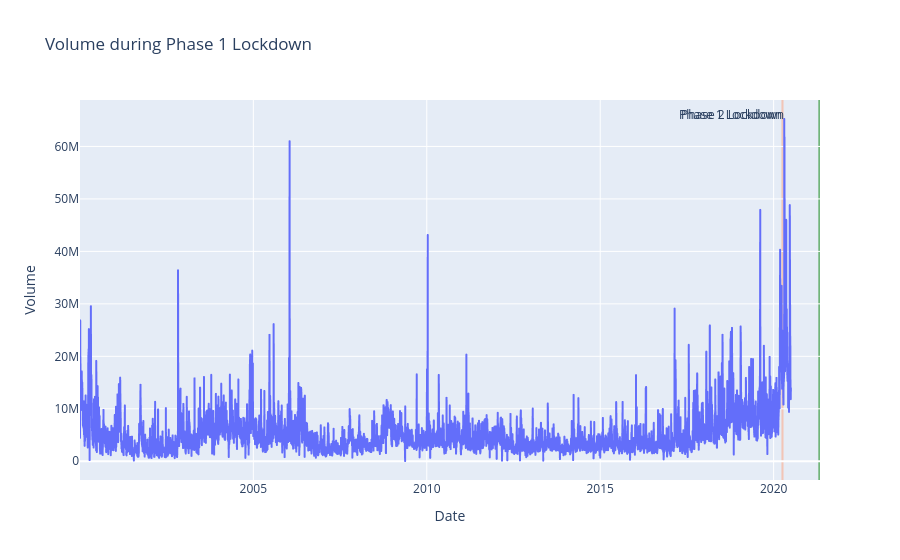

Notebook code cell kept with this figure:
### Code cell
# Adding the shape in the dates
fig.update_layout(
    shapes=
    [dict( type="rect", xref="x", yref="paper",x0="2020-03-23",y0=0,x1="2021-04-14",y1=1,fillcolor="LightSalmon",opacity=0.5,
    layer="below",line_width=0),
# Second phase Lockdown
    dict(type="rect",xref="x",yref="paper",x0="2021-04-15",y0=0,x1="2022-05-03",y1=1,fillcolor="Green",opacity=0.5,
    layer="below",line_width=0,)],

    annotations = [dict(x='2020-04-15', y=0.99, xref='x', yref='paper',showarrow=False, xanchor='right', text='Phase 1 Lockdown'),
                    dict(x='2020-05-12', y=0.99, xref='x', yref='paper',showarrow=False, xanchor='right', text='Phase 2 Lockdown')])

fig.show()

### Figure 1 — Plotly figure (JSON) as saved in the notebook; plotly's stock layout.template omitted (floating-point values rounded to 4 significant figures; data arrays with more than 128 entries replaced by an {"elided": "..."} marker saying what was removed)
{"data": [{"hovertemplate": "Date=%{x}<br>Volume=%{y}<extra></extra>", "legendgroup": "", "line": {"color": "#636efa", "dash": "solid"}, "marker": {"symbol": "circle"}, "mode": "lines", "name": "", "showlegend": false, "type": "scattergl", "x": {"elided": "5097 str values"}, "xaxis": "x", "y": {"elided": "5097 int values"}, "yaxis": "y"}], "layout": {"annotations": [{"showarrow": false, "text": "Phase 1 Lockdown", "x": "2020-04-15", "xanchor": "right", "xref": "x", "y": 0.99, "yref": "paper"}, {"showarrow": false, "text": "Phase 2 Lockdown", "x": "2020-05-12", "xanchor": "right", "xref": "x", "y": 0.99, "yref": "paper"}], "legend": {"tracegroupgap": 0}, "shapes": [{"fillcolor": "LightSalmon", "layer": "below", "line": {"width": 0}, "opacity": 0.5, "type": "rect", "x0": "2020-03-23", "x1": "2020-04-14", "xref": "x", "y0": 0, "y1": 1, "yref": "paper"}, {"fillcolor": "Green", "layer": "below", "line": {"width": 0}, "opacity": 0.5, "type": "rect", "x0": "2021-04-15", "x1": "2021-05-03", "xref": "x", "y0": 0, "y1": 1, "yref": "paper"}], "title": {"text": "Volume during Phase 1 Lockdown"}, "xaxis": {"anchor": "y", "domain": [0, 1], "title": {"text": "Date"}}, "yaxis": {"anchor": "x", "domain": [0, 1], "title": {"text": "Volume"}}}}
